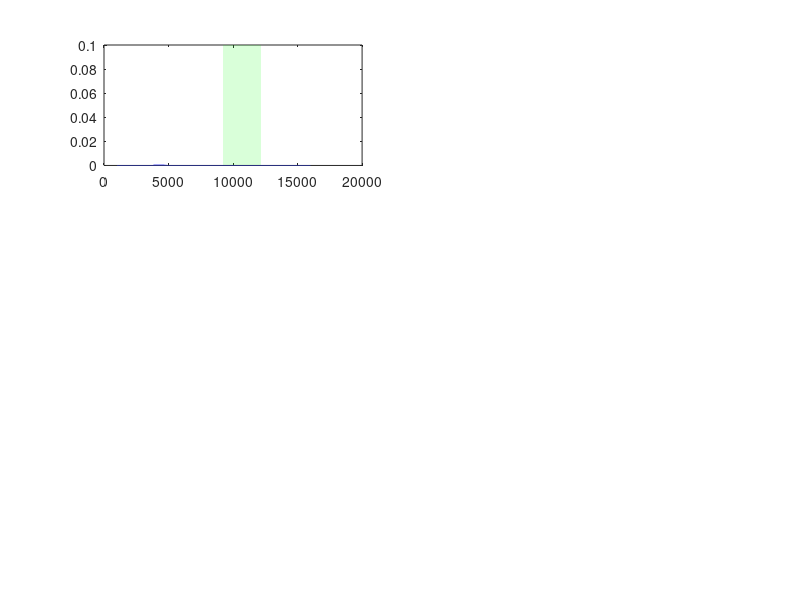

The MATLAB source for this figure: (Note: this script raises an error after producing the figure.)
load('var.mat');
var = var.';

cruise = [9200,9200,12200,12200];

figure

CX = subplot(3,2,1);
plot(var(1,:));
patch(cruise,[10e-100, 10e-2, 10e-2, 10e-100],[0 1 0],'FaceAlpha',0.15, 'EdgeAlpha', 0.2);

CX.XLim = [1000 16000];
CX.XTick = (1000:2000:16000);
CX.YScale = 'log';
CX.YLim = [1e-9,1e-3];
CX.YTick = [1e-9, 1e-6, 1e-3];
CX.XAxis.Exponent = 2;

title('$C_{X} $','Interpreter','Latex','FontSize', 14);
ylabel('$\sigma^{2}_{\Delta} (k)\ [-]$','Interpreter','Latex','FontSize', 12);
grid on;

CY = subplot(3,2,2);
plot(var(4,:));
pach = patch(cruise,[10e-100, 10e-2, 10e-2, 10e-100],[0 1 0],'FaceAlpha',0.15, 'EdgeAlpha', 0.2);

CY.XLim = [1000 16000];
CY.XTick = (1000:2000:16000);
CY.YScale = 'log';
CY.YLim = [1e-9,1e-3];
CY.YTick = [1e-9, 1e-6, 1e-3];
CY.XAxis.Exponent = 2;
legend (pach,'cruise flight','Interpreter','Latex')

title('$C_{Y} $','Interpreter','Latex','FontSize', 14);
grid on;

CZ = subplot(3,2,3);
plot(var(2,:));
patch(cruise,[10e-100, 10e-2, 10e-2, 10e-100],[0 1 0],'FaceAlpha',0.15, 'EdgeAlpha', 0.2);

CZ.XLim = [1000 16000];
CZ.XTick = (1000:2000:16000);
CZ.YScale = 'log';
CZ.YLim = [1e-9,1e-3];
CZ.YTick = [1e-9, 1e-6, 1e-3];
CZ.XAxis.Exponent = 2;

title('$C_{Z} $','Interpreter','Latex','FontSize', 14);
ylabel('$\sigma^{2}_{\Delta} (k)\ [-]$','Interpreter','Latex','FontSize', 12);
grid on;

Cl = subplot(3,2,4);
plot(var(5,:));
patch(cruise,[10e-100, 10e-2, 10e-2, 10e-100],[0 1 0],'FaceAlpha',0.15, 'EdgeAlpha', 0.2);

Cl.XLim = [1000 16000];
Cl.XTick = (1000:2000:16000);
Cl.YScale = 'log';
Cl.YLim = [1e-9,1e-3];
Cl.YTick = [1e-9, 1e-6, 1e-3];
Cl.XAxis.Exponent = 2;

title('$C_{l} $','Interpreter','Latex','FontSize', 14);
grid on;

Cm = subplot(3,2,5);
plot(var(3,:)); 
patch(cruise,[10e-100, 10e-2, 10e-2, 10e-100],[0 1 0],'FaceAlpha',0.15, 'EdgeAlpha', 0.2);

Cm.XLim = [1000 16000];
Cm.XTick = (1000:2000:16000);
Cm.YScale = 'log';
Cm.YLim = [1e-9,1e-3];
Cm.YTick = [1e-9, 1e-6, 1e-3];
Cm.XAxis.Exponent = 2;

title('$C_{m} $','Interpreter','Latex','FontSize', 14);
ylabel('$\sigma^{2}_{\Delta} (k)\ [-]$','Interpreter','Latex','FontSize', 12);
xlabel('$ k\ [-]$','Interpreter','Latex');
grid on;

Cn = subplot(3,2,6);
plot(var(6,:));
patch(cruise,[10e-100, 10e-2, 10e-2, 10e-100],[0 1 0],'FaceAlpha',0.15, 'EdgeAlpha', 0.2);

Cn.XLim = [1000 16000];
Cn.XTick = (1000:2000:16000);
Cn.YScale = 'log';
Cn.YLim = [1e-9,1e-3];
Cn.YTick = [1e-9, 1e-6, 1e-3];
Cn.XAxis.Exponent = 2;

title('$C_{n} $','Interpreter','Latex','FontSize', 14);
xlabel('$ k\ [-]$','Interpreter','Latex');
grid on;

